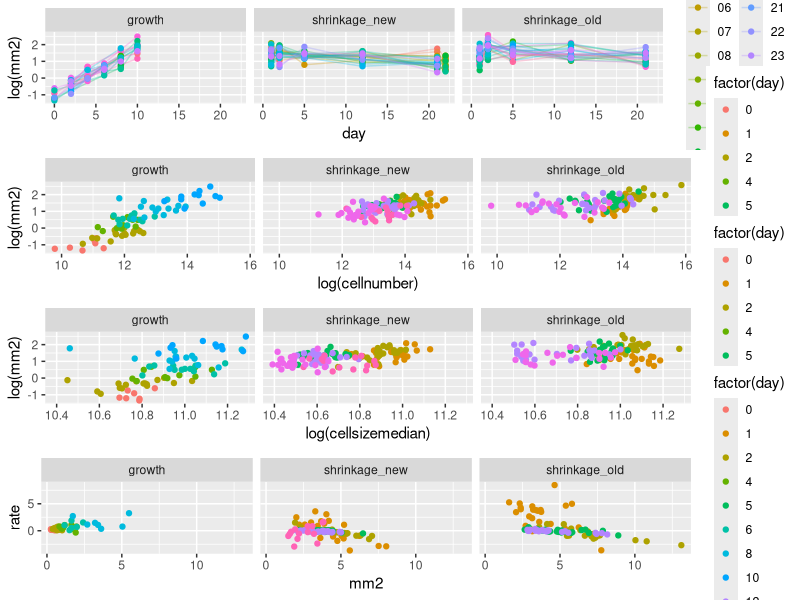

The R source for this figure:
library(ggplot2)
library(gridExtra)

df = read.csv2("NEWdata_shrinkage_new_shrinkage_old_growth.csv")

### relationships between cell size, cell number, body size

lm.csize.cnumber.old = lm(log(df$cellnumber[df$experiment=="shrinkage_old"]) ~ 
                        log(df$cellsizemedian[df$experiment=="shrinkage_old"]))
lm.csize.cnumber.new = lm(log(df$cellnumber[df$experiment=="shrinkage_new"]) ~ 
                          log(df$cellsizemedian[df$experiment=="shrinkage_new"]))

lm.bsize.cnumber.old = lm(log(df$mm2[df$experiment=="shrinkage_old"]) ~ 
                            log(df$cellnumber[df$experiment=="shrinkage_old"]))
lm.bsize.cnumber.new = lm(log(df$mm2[df$experiment=="shrinkage_new"]) ~ 
                            log(df$cellnumber[df$experiment=="shrinkage_new"]))

lm.bsize.csize.old = lm(log(df$mm2[df$experiment=="shrinkage_old"]) ~ 
                            log(df$cellsizemedian[df$experiment=="shrinkage_old"]))
lm.bsize.csize.new = lm(log(df$mm2[df$experiment=="shrinkage_new"]) ~ 
                            log(df$cellsizemedian[df$experiment=="shrinkage_new"]))

lm.bsize.cnumber.growth = lm(log(df$mm2[df$experiment=="growth"]) ~ 
                            log(df$cellnumber[df$experiment=="growth"]))
lm.bsize.csize.growth = lm(log(df$mm2[df$experiment=="growth"]) ~ 
                          log(df$cellsizemedian[df$experiment=="growth"]))

summary(lm.bsize.csize.growth) # for growth, log body size ~ 3.25 log cell size (***)
summary(lm.bsize.cnumber.growth) # for growth, log body size ~ 0.73 log cell number (***)

summary(lm.bsize.csize.old) # for old shrinkage, log body size ~ 0.38 log cell size (NS)
summary(lm.bsize.csize.new) # for new shrinkage, log body size ~ 0.83 log cell size (***)

summary(lm.bsize.cnumber.old) # for old shrinkage, log body size ~ 0.14 log cell number (***)
summary(lm.bsize.cnumber.new) # for new shrinkage, log body size ~ 0.23 log cell number (***)

g.number = ggplot(df, aes(x=log(cellnumber), y=log(mm2), color=factor(day))) + geom_point() + facet_wrap(~experiment)
g.size = ggplot(df, aes(x=log(cellsizemedian), y=log(mm2), color=factor(day))) + geom_point() + facet_wrap(~experiment)

#### difference between old and new experiments?

shrinkage.df = df[df$experiment != "growth",]

lm.bsize.cnumber.both = lm(log(shrinkage.df$mm2) ~ log(shrinkage.df$cellnumber)*shrinkage.df$experiment)
summary(lm.bsize.cnumber.both)
# intercept difference p < 0.05, slope difference p > 0.05

lm.bsize.csize.both = lm(log(shrinkage.df$mm2) ~ log(shrinkage.df$cellsizemedian)*shrinkage.df$experiment)
summary(lm.bsize.csize.both)
# intercept and slope p > 0.05

#### time series

lm.bsize.t.growth = lm(log(df$mm2[df$experiment=="growth"]) ~ 
                         df$day[df$experiment=="growth"])
lm.bsize.t.old = lm(log(df$mm2[df$experiment=="shrinkage_new"]) ~ 
                         df$day[df$experiment=="shrinkage_new"])
lm.bsize.t.new = lm(log(df$mm2[df$experiment=="shrinkage_old"]) ~ 
                         df$day[df$experiment=="shrinkage_old"])

summary(lm.bsize.t.growth) # for growth, log body size ~ 0.27 * time (***)
g.timeseries =  ggplot(df, aes(x=day, y=log(mm2), color=factor(day))) + geom_point() + facet_wrap(~experiment)

df$igjlabel = ""
for(i in 1:nrow(df)) {
  ss = strsplit(df$individual[i], split="_")[[1]]
  df$igjlabel[i] = ss[length(ss)]
}
g.timeserieslines = ggplot(df, aes(x=day,y=log(mm2),color=igjlabel)) + geom_line(alpha=0.3) + geom_point() + facet_wrap(~experiment)

# take a look at growth rates as function of body size
df$rate = NA
expts = unique(df$experiment)
for(expt in expts) {
  for(i in 1:nrow(df)) {
  if(df$experiment[i] == expt)
  {
    this.one = df$igjlabel[i]
    this.one.refs = which(df$experiment == expt & df$igjlabel == this.one)
    future.refs = this.one.refs[which(this.one.refs > i)]
    if(length(future.refs) > 0) {
       future.ref = future.refs[1]
       sizediff = df$mm2[future.ref]-df$mm2[i]
       timediff = df$day[future.ref]-df$day[i]
       df$rate[i] = sizediff/timediff
    }
  }
  }
}

g.rates = ggplot(df, aes(x=mm2,y=rate,color=factor(day))) + geom_point() + facet_wrap(~experiment)

lm.rate.bsize.growth = lm(df$rate[df$experiment=="growth"] ~ 
                         df$mm2[df$experiment=="growth"])
lm.rate.bsize.old = lm(df$rate[df$experiment=="shrinkage_new"] ~ 
                      df$mm2[df$experiment=="shrinkage_new"])
lm.rate.bsize.new = lm(df$rate[df$experiment=="shrinkage_old"] ~ 
                      df$mm2[df$experiment=="shrinkage_old"])

summary(lm.rate.bsize.growth) # rate ~ 0.34 body size (***)
summary(lm.rate.bsize.old) # rate ~ -0.33 body size (***)
summary(lm.rate.bsize.new) # rate ~ -0.51 body size (***)

sf = 2
png("summary-plots.png", width=800*sf, height=1000*sf, res=72*sf)
grid.arrange(g.timeserieslines, g.number, g.size, g.rates, nrow=4)
dev.off()



